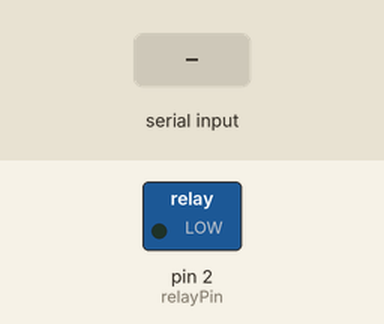
The sketch below on a simulated Arduino Uno, built with avr-gcc and run on an emulated ATmega328P. On the bench: switched loads named in the sketch (green lamp = pin HIGH). The test bench sets the inputs (shaded band). What the sketch prints to the serial monitor is not drawn.

Above: at 1.2 s.
1.3 s: "TRIGGER_RELAY\n" received over Serial
At 1.7 s:
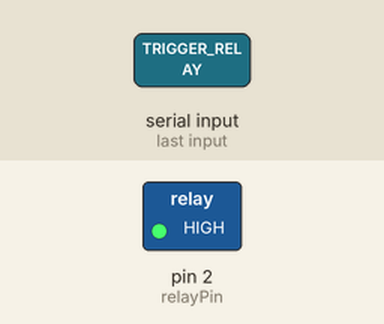
Timing chart, 0 to 4.3 s (numbered marks = the images above; inputs shaded):
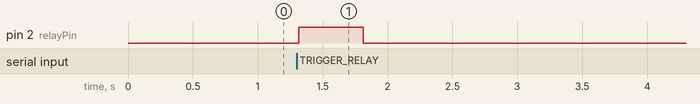

Measured:
- after the input at 1.3 s, pin 2 (relayPin): LOW → HIGH at once, → LOW 0.50 s later

The sketch:

physical_machine.ino
```cpp
const int relayPin = 2;

void setup() {
  pinMode(relayPin, OUTPUT);
  digitalWrite(relayPin, LOW);
  Serial.begin(9600);
}

void loop() {
  if (Serial.available() > 0) {
    String command = Serial.readStringUntil('\n');
    command.trim();

    if (command == "TRIGGER_RELAY") {
      digitalWrite(relayPin, HIGH);
      delay(500);
      digitalWrite(relayPin, LOW);
      Serial.println("Relay triggered!");
    }
  }
}
```
